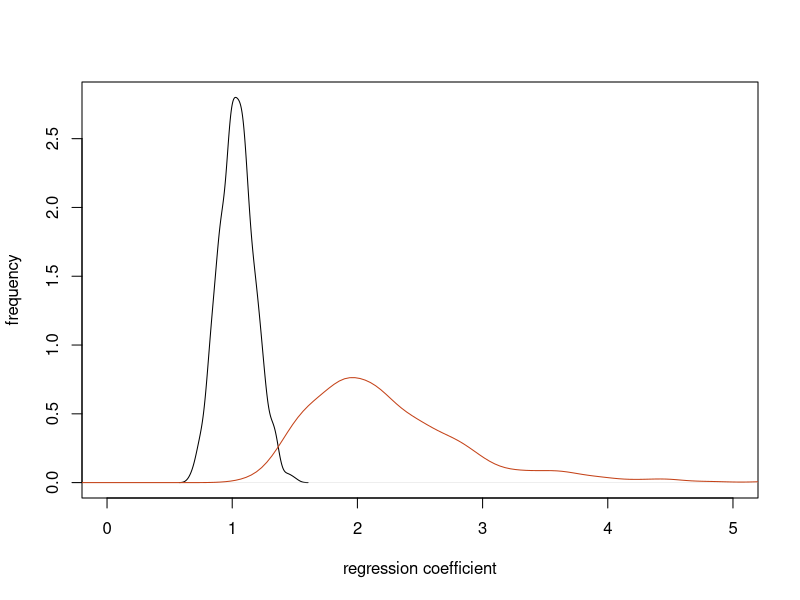
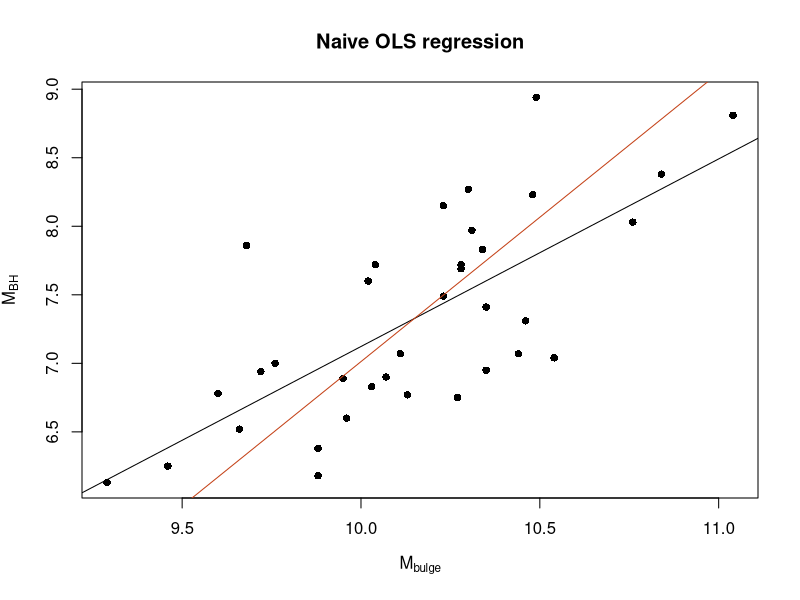
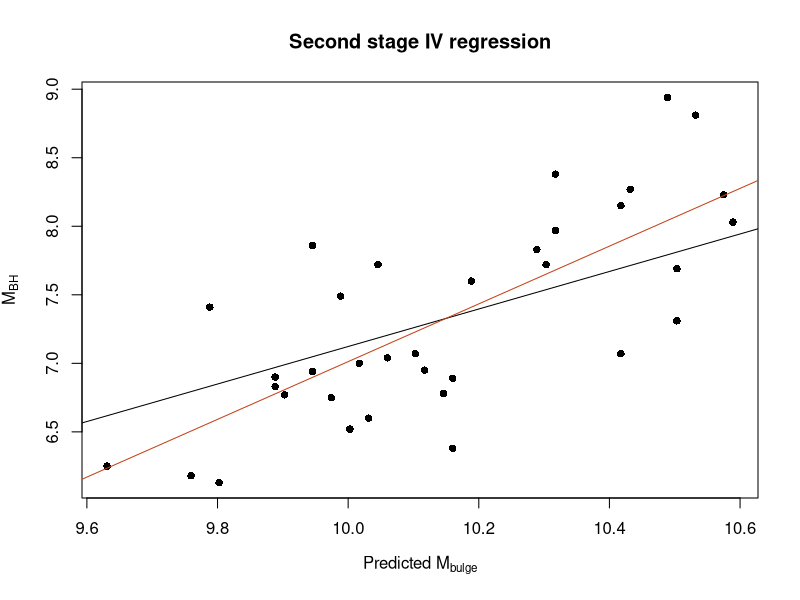

These figures' R source, in order:
library('AER')
d <- read.csv('BH-Sph-DM.csv')
names(data)
naive_OLS <- lm(log.M_BH.M_Sun. ~ log.M_sph.M_Sun., data=d)
IV <- ivreg(log.M_BH.M_Sun. ~ log.M_sph.M_Sun. | log.M_DM.M_Sun., data=d, diagnostics=TRUE)

summary(naive_OLS)
summary(IV)

#Let's bootstrap within the error bars, shall we?

set.seed(888)

bootstrap_ols <- function(i)
{
    y <- d$log.M_BH.M_Sun. + rnorm(length(d$log.M_BH.M_Sun.))*d$log.M_BH.M_Sun._std
    x <- d$log.M_sph.M_Sun. + rnorm(length(d$log.M_sph.M_Sun.))*d$log.M_sph.M_Sun._std
    z <- d$log.M_DM.M_Sun. + rnorm(length(d$log.M_DM.M_Sun.))*d$log.M_DM.M_Sun._std
    lm(y ~ x)$coefficients[2]
}

bootstrap_iv <- function(i)
{
    y <- d$log.M_BH.M_Sun. + rnorm(length(d$log.M_BH.M_Sun.))*d$log.M_BH.M_Sun._std
    x <- d$log.M_sph.M_Sun. + rnorm(length(d$log.M_sph.M_Sun.))*d$log.M_sph.M_Sun._std
    z <- d$log.M_DM.M_Sun. + rnorm(length(d$log.M_DM.M_Sun.))*d$log.M_DM.M_Sun._std
    ivreg(y ~ x | z)$coefficients[2]
}

pdf("bootstrap.pdf")
plot(density(sapply(1:1000, bootstrap_ols)), xlim = c(0,5), xlab = "regression coefficient", ylab = "frequency", main = "")
lines(density(sapply(1:1000, bootstrap_iv)), col = "#C44218")

predicted_values <- lm(d$log.M_sph.M_Sun. ~ d$log.M_DM.M_Sun.)$fitted.values
secondstage <- lm(d$log.M_BH.M_Sun. ~ predicted_values)
summary(secondstage)

pdf("naive_OLS.pdf")
plot(d$log.M_sph.M_Sun., d$log.M_BH.M_Sun., ylab = expression(M[BH]), xlab = expression(M[bulge]), main = "Naive OLS regression", pch = 16)
#abline(mean(d$log.M_BH.M_Sun.)-mean(d$log.M_sph.M_Sun.),1, col = "#A0A0A0")
#abline(mean(d$log.M_BH.M_Sun.)-2*mean(d$log.M_sph.M_Sun.),2, col = "#C44218")
abline(naive_OLS$coefficients)
abline(secondstage$coefficients, col = "#C44218")

pdf("second_stage.pdf")
plot(predicted_values, d$log.M_BH.M_Sun., ylab = expression(M[BH]), xlab = expression("Predicted "*M[bulge]), main = "Second stage IV regression", pch = 16)
#abline(mean(d$log.M_BH.M_Sun.)-2*mean(predicted_values),2, col = "#C44218")
#abline(mean(d$log.M_BH.M_Sun.)-mean(predicted_values),1, col = "#A0A0A0")
abline(naive_OLS$coefficients)
abline(secondstage$coefficients, col = "#C44218")
